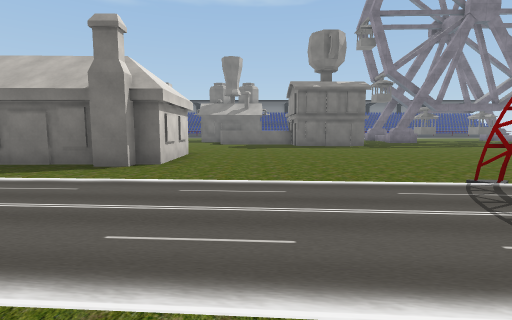
[1] (above)

21 first-person views from a walk through a scene from a Unity 3-D project. The camera is 1.4 m above the floor, tilts 6° down and sees 85° across. The floor is counted in squares, 2 m on a side. Each view is taken from the middle of a square. On the plan, view 1 faces up. The plan holds only what a view shows up to about 9 squares ahead; the rest is blank. The place goes on beyond the plan. The player character is not drawn. Some surface patterns are stand-ins.

[2]
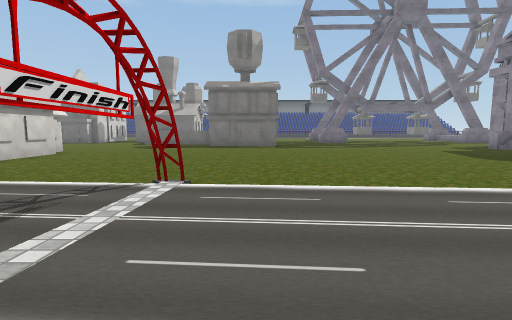

[3]
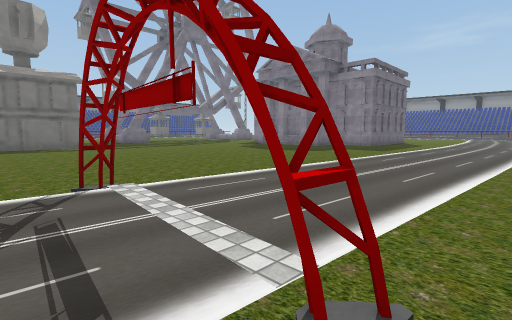

[4]
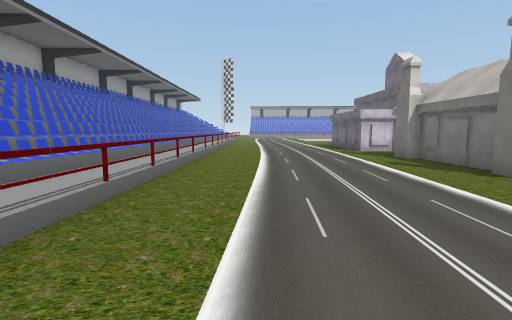

[5]
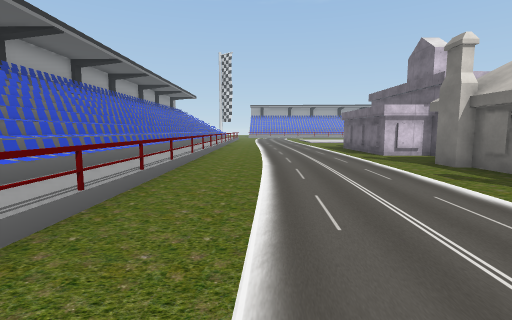

[6]
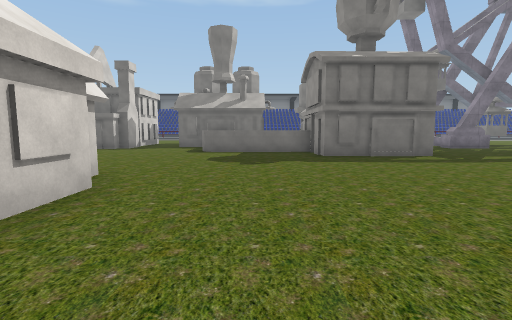

[7]
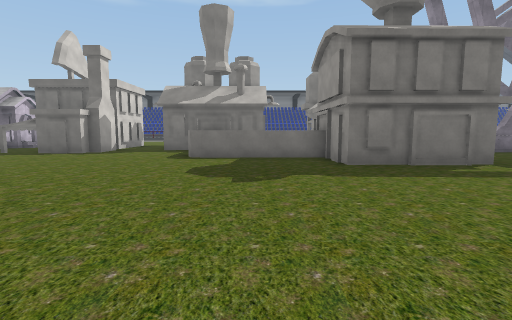

[8]
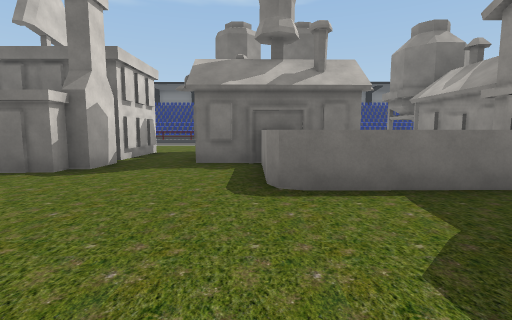

[9]
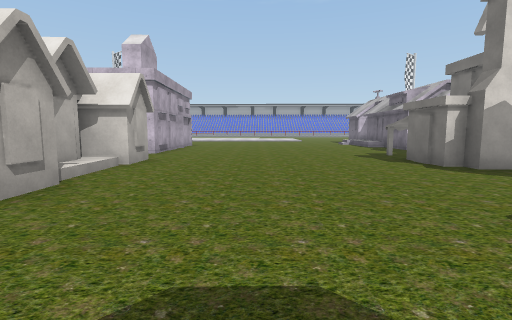

[10]
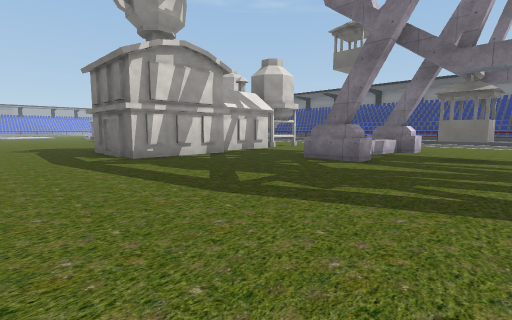

[11]
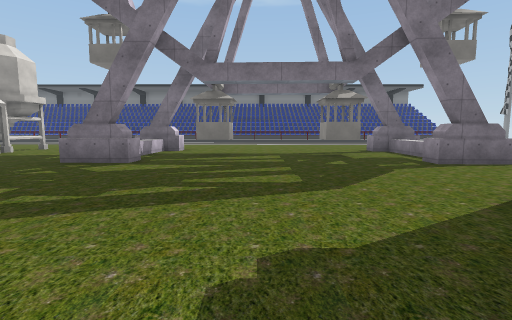

[12]
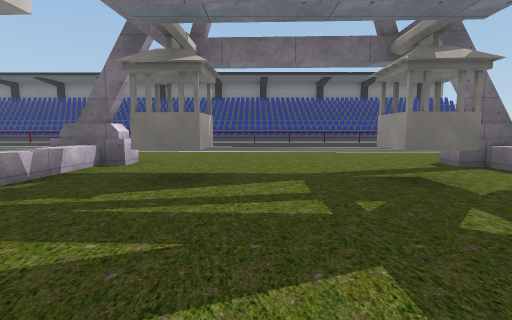

[13]
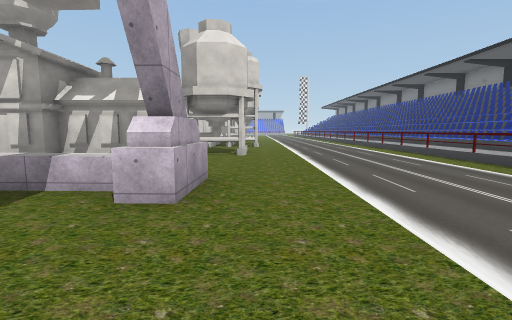

[14]
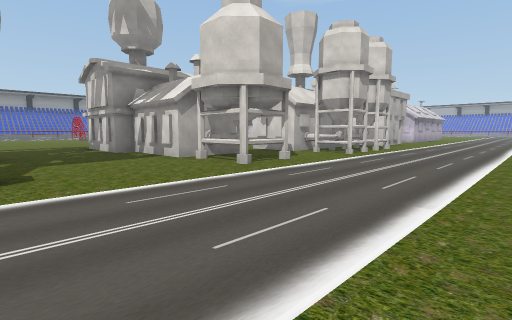

[15]
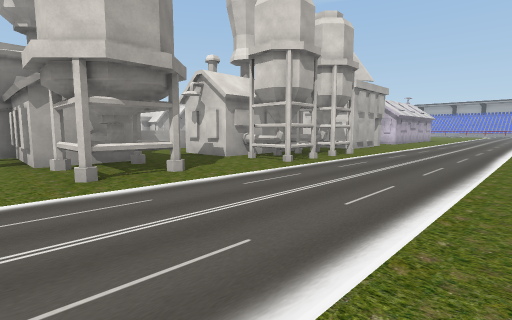

[16]
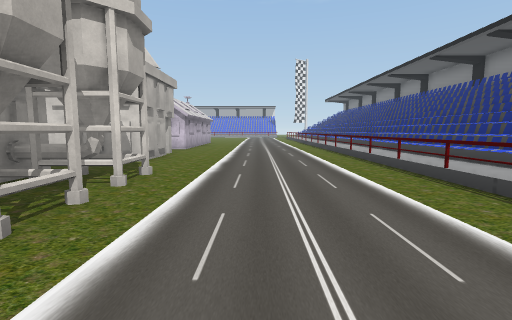

[17]
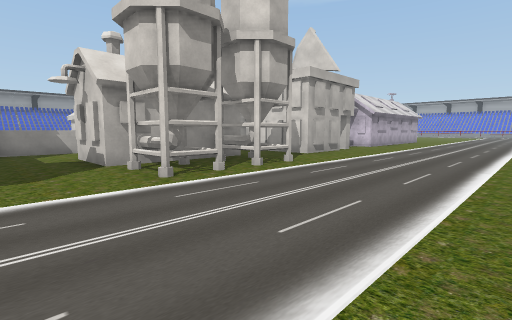

[18]
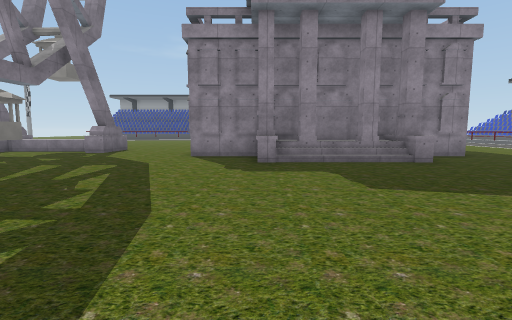

[19]
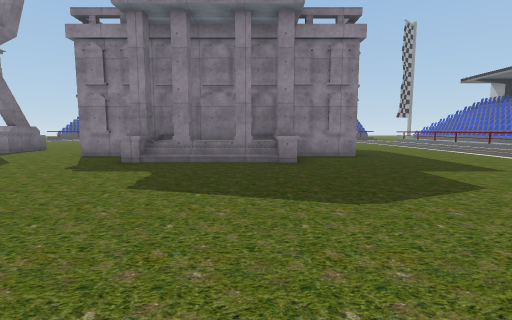

[20]
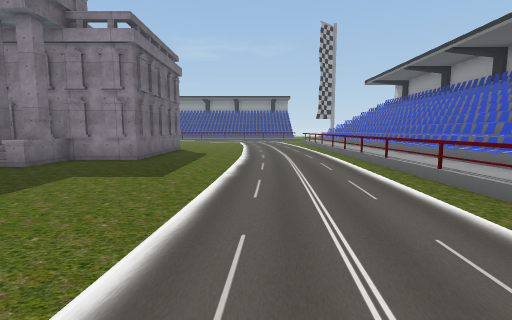

[21]
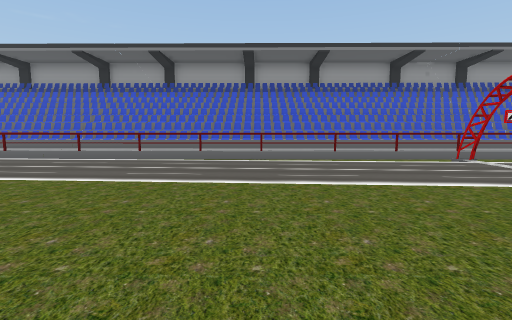

### Floor plan
Key: @ floor where view 1 was taken; # wall or solid block; . main floor; : floor 0.25 m higher than the main floor; + floor 1 m higher than the main floor; * floor 1.25 m higher than the main floor; / step, stairs or slope; = window, fence, low wall or low ledge; ^ raised ledge; O other object.
Columns run from 9 left of view 1 to 16 right of it. Each row starts with its distance up from view 1.
 26   =######   =###
 25  .................
 24  ::::::::::::::::::
 23  :::::::::::::::::::::::::
 22   ////////////////////////
 21   ....OOOO................
 20   OO..OOOO..OO...^#......#
 19   O...####..OO....^.......
 18  OOO..####..##...^..O..O..
 17     #.####.. #...^........
 16 .O.O#..O.... #...##......#
 15 .......OOOO# ##...........
 14 ...........#  #...........
 13 ...........####.........#
 12 ........................#
 11 ......................^##
 10 ....................../##
  9 #.##O/#.............../+#
  8 #  #  ##............../##
  7 #  #   #............../##
  6 #. #####................##
  5 #.........................
  4 ..........................
  3 :::::::::::/#/////........
  2 ::::::::::::#:::::::::::::
  1 ///////////:#:::::::::::::
  0 .........@../..../////////
 -1 ##===########==########==#
 -2 ======+++=======*+========
 -3 ======##==================

Where each view was taken, in squares from view 1:
view 1: 0 up, 0 right, facing up
view 2: 0 up, 4 right, facing up
view 3: 0 up, 2 right, facing up-right
view 4: 1 up, 2 right, facing left
view 5: 1 up, 0 right, facing left
view 6: 5 up, 0 right, facing up
view 7: 7 up, 0 right, facing up
view 8: 11 up, 2 left, facing up
view 9: 12 up, 0 right, facing left
view 10: 10 up, 12 right, facing up-left
view 11: 10 up, 12 right, facing up
view 12: 14 up, 12 right, facing up
view 13: 21 up, 12 right, facing left
view 14: 25 up, 8 right, facing down-left
view 15: 25 up, 5 right, facing down-left
view 16: 23 up, 2 right, facing left
view 17: 25 up, 2 right, facing down-left
view 18: 11 up, 7 right, facing right
view 19: 8 up, 7 right, facing right
view 20: 2 up, 7 right, facing right
view 21: 6 up, 7 right, facing down
